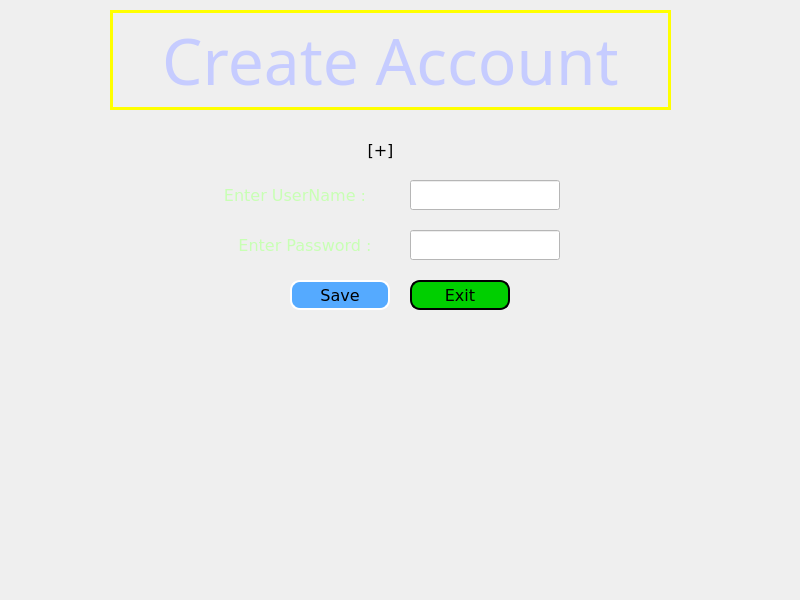
<?xml version="1.0" encoding="UTF-8"?>
<ui version="4.0">
 <class>signup</class>
 <widget class="QMainWindow" name="signup">
  <property name="geometry">
   <rect>
    <x>0</x>
    <y>0</y>
    <width>800</width>
    <height>600</height>
   </rect>
  </property>
  <property name="windowTitle">
   <string>MainWindow</string>
  </property>
  <property name="styleSheet">
   <string notr="true">background: url(:/images/Images/2.jpg);</string>
  </property>
  <widget class="QWidget" name="centralwidget">
   <widget class="QLabel" name="label">
    <property name="geometry">
     <rect>
      <x>220</x>
      <y>180</y>
      <width>150</width>
      <height>30</height>
     </rect>
    </property>
    <property name="font">
     <font>
      <family>Verdana</family>
      <pointsize>12</pointsize>
     </font>
    </property>
    <property name="styleSheet">
     <string notr="true">background:transparent;
color:rgb(200, 255, 180);</string>
    </property>
    <property name="text">
     <string>Enter UserName :</string>
    </property>
    <property name="alignment">
     <set>Qt::AlignCenter</set>
    </property>
   </widget>
   <widget class="QLabel" name="label_2">
    <property name="geometry">
     <rect>
      <x>230</x>
      <y>230</y>
      <width>150</width>
      <height>30</height>
     </rect>
    </property>
    <property name="font">
     <font>
      <family>Verdana</family>
      <pointsize>12</pointsize>
     </font>
    </property>
    <property name="styleSheet">
     <string notr="true">background:transparent;
color:rgb(200, 255, 180);</string>
    </property>
    <property name="text">
     <string>Enter Password :</string>
    </property>
    <property name="alignment">
     <set>Qt::AlignCenter</set>
    </property>
   </widget>
   <widget class="QLineEdit" name="newname">
    <property name="geometry">
     <rect>
      <x>410</x>
      <y>180</y>
      <width>150</width>
      <height>30</height>
     </rect>
    </property>
    <property name="font">
     <font>
      <family>Verdana</family>
      <pointsize>12</pointsize>
     </font>
    </property>
    <property name="styleSheet">
     <string notr="true">background:rgb(255, 255, 255);
</string>
    </property>
   </widget>
   <widget class="QLineEdit" name="newpw">
    <property name="geometry">
     <rect>
      <x>410</x>
      <y>230</y>
      <width>150</width>
      <height>30</height>
     </rect>
    </property>
    <property name="font">
     <font>
      <family>Verdana</family>
      <pointsize>12</pointsize>
     </font>
    </property>
    <property name="styleSheet">
     <string notr="true">background:rgb(255, 255, 255);</string>
    </property>
   </widget>
   <widget class="QPushButton" name="savesup">
    <property name="geometry">
     <rect>
      <x>290</x>
      <y>280</y>
      <width>100</width>
      <height>30</height>
     </rect>
    </property>
    <property name="font">
     <font>
      <family>Verdana</family>
      <pointsize>12</pointsize>
      <weight>50</weight>
      <bold>false</bold>
     </font>
    </property>
    <property name="styleSheet">
     <string notr="true">QPushButton 
{border:2px solid white;
border-radius:10px;
padding:0 8px;
background:rgb(85, 170, 255);
 }

QPushButton:hover { color: white }

QPushButton:pressed { background-color: qlineargradient(x1: 0, y1: 0, x2: 0, y2: 1, stop: 0 #FF7832, stop: 1 #FF9739); }

</string>
    </property>
    <property name="text">
     <string>Save</string>
    </property>
   </widget>
   <widget class="QLabel" name="label_3">
    <property name="geometry">
     <rect>
      <x>320</x>
      <y>120</y>
      <width>121</width>
      <height>61</height>
     </rect>
    </property>
    <property name="font">
     <font>
      <family>Verdana</family>
      <pointsize>12</pointsize>
     </font>
    </property>
    <property name="styleSheet">
     <string notr="true">background:transparent;</string>
    </property>
    <property name="text">
     <string>[+]</string>
    </property>
    <property name="alignment">
     <set>Qt::AlignCenter</set>
    </property>
   </widget>
   <widget class="QPushButton" name="pushButton">
    <property name="geometry">
     <rect>
      <x>410</x>
      <y>280</y>
      <width>100</width>
      <height>30</height>
     </rect>
    </property>
    <property name="font">
     <font>
      <family>Verdana</family>
      <pointsize>12</pointsize>
      <weight>50</weight>
      <bold>false</bold>
     </font>
    </property>
    <property name="styleSheet">
     <string notr="true">QPushButton 
{border:2px solid black;
border-radius:10px;
padding:0 8px;
background:rgb(0, 207, 0);
 }

QPushButton:hover { color: white }

QPushButton:pressed { background-color: qlineargradient(x1: 0, y1: 0, x2: 0, y2: 1, stop: 0 #FF7832, stop: 1 #FF9739); }

</string>
    </property>
    <property name="text">
     <string>Exit</string>
    </property>
   </widget>
   <widget class="QLabel" name="label_4">
    <property name="geometry">
     <rect>
      <x>0</x>
      <y>320</y>
      <width>801</width>
      <height>281</height>
     </rect>
    </property>
    <property name="styleSheet">
     <string notr="true">background:transparent;</string>
    </property>
    <property name="text">
     <string/>
    </property>
    <property name="pixmap">
     <pixmap resource="res.qrc">:/images/Images/ship_sea.png</pixmap>
    </property>
    <property name="scaledContents">
     <bool>true</bool>
    </property>
    <property name="alignment">
     <set>Qt::AlignCenter</set>
    </property>
   </widget>
   <widget class="QLabel" name="label_5">
    <property name="geometry">
     <rect>
      <x>110</x>
      <y>10</y>
      <width>561</width>
      <height>100</height>
     </rect>
    </property>
    <property name="font">
     <font>
      <family>Stencil</family>
      <pointsize>48</pointsize>
     </font>
    </property>
    <property name="styleSheet">
     <string notr="true">background: transparent;

color:rgb(198, 204, 255);
border-width: 3px;
    border-style: solid;
    border-color: rgb(255, 255, 0);
padding: 3px;</string>
    </property>
    <property name="text">
     <string>Create Account</string>
    </property>
    <property name="alignment">
     <set>Qt::AlignCenter</set>
    </property>
   </widget>
  </widget>
 </widget>
 <resources>
  <include location="res.qrc"/>
 </resources>
 <connections/>
</ui>
